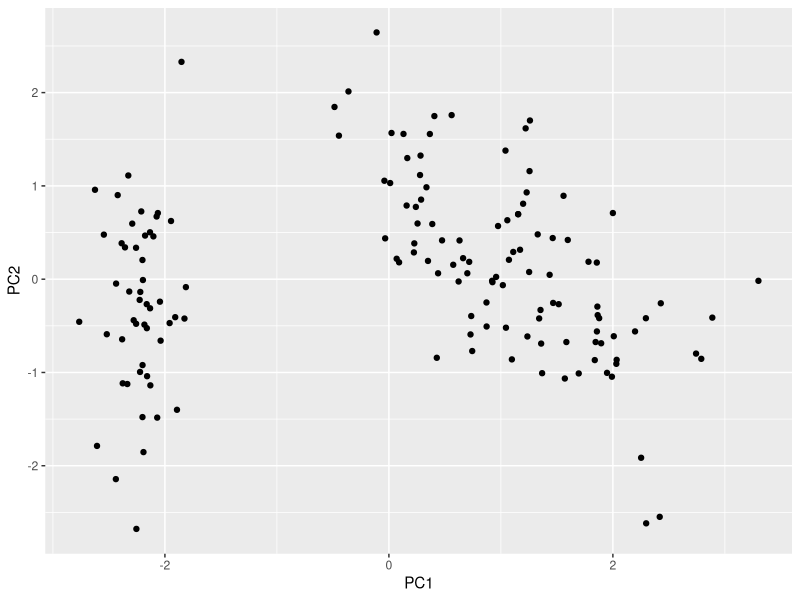
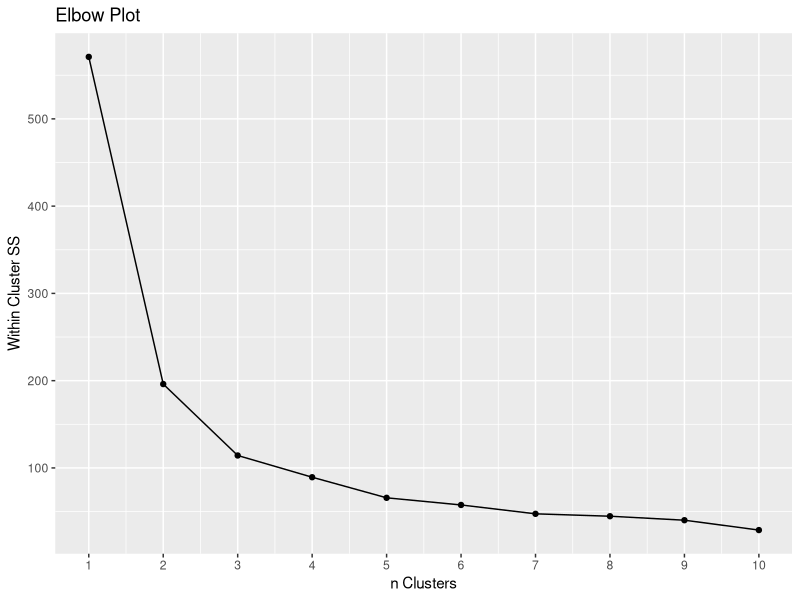
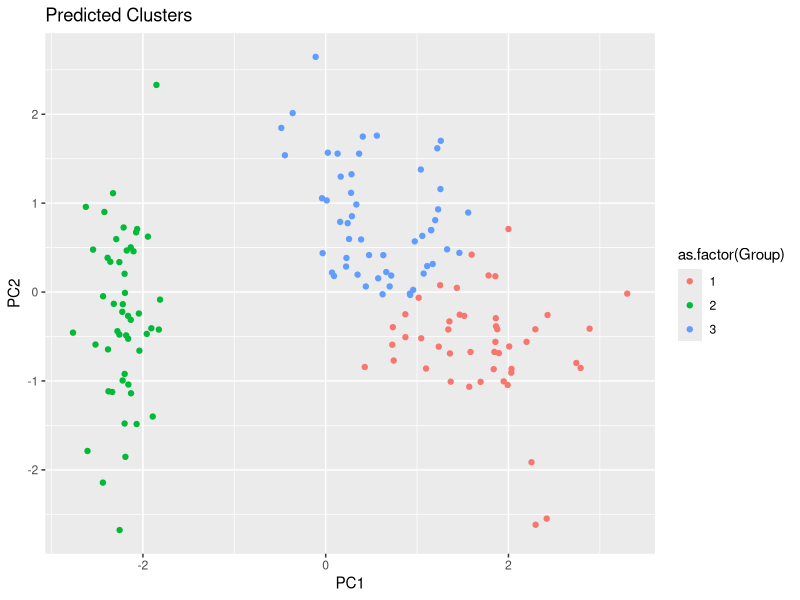

Write the R code that produced these figures, in order.
## ---- chunk 1
library(tidyverse)
library(ggplot2)
set.seed(0)
data("iris")
iris %>% head(4)
## ---- chunk 2
# Calculate the principal components using prcomp() function
pca <- prcomp(iris[, -5], scale = TRUE)

# Extract the scores for the first two principal components
pc1 <- pca$x[, 1]
pc2 <- pca$x[, 2]
summary(pca)
## ---- chunk 3
iris_pca <- data.frame(cbind(pc1, pc2))
colnames(iris_pca)[1:2] <- c("PC1", "PC2")

# Create a scatter plot of the first two principal components
ggplot(iris_pca, aes(x = PC1, y = PC2)) +
  geom_point()
## ---- chunk 4
#calculate ss for each # of clusters 
inertia<-c()
for (i in 1:10){
  m<-kmeans(iris_pca, centers = i)
  inertia<-c(inertia,m$tot.withinss)
}

#plot data
ggplot(data = NULL, aes(x = 1:10, y = inertia))+geom_line()+geom_point()+labs(title = "Elbow Plot", x = "n Clusters", y = "Within Cluster SS")+scale_x_continuous(breaks = pretty(1:10, n = 10))
## ---- chunk 5
#cluster
model<-kmeans(iris_pca, centers = 3)

#create dataframe
preds<-cbind(iris_pca, model$cluster)
colnames(preds)[3]<-"Group"

#plot clusters
ggplot(preds, aes(x = PC1, y = PC2, color = as.factor(Group))) +
  geom_point()+labs(title="Predicted Clusters")
